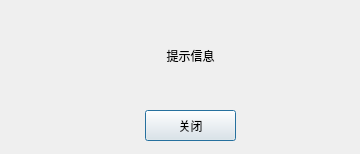
<?xml version="1.0" encoding="UTF-8"?>
<ui version="4.0">
 <class>DialogTip</class>
 <widget class="QDialog" name="DialogTip">
  <property name="geometry">
   <rect>
    <x>0</x>
    <y>0</y>
    <width>360</width>
    <height>154</height>
   </rect>
  </property>
  <property name="windowTitle">
   <string>提示</string>
  </property>
  <property name="windowIcon">
   <iconset>
    <normaloff>:/new/prefix1/res/monitor.png</normaloff>:/new/prefix1/res/monitor.png</iconset>
  </property>
  <widget class="QLabel" name="lbTip">
   <property name="geometry">
    <rect>
     <x>70</x>
     <y>20</y>
     <width>241</width>
     <height>71</height>
    </rect>
   </property>
   <property name="text">
    <string>提示信息</string>
   </property>
   <property name="alignment">
    <set>Qt::AlignCenter</set>
   </property>
   <property name="wordWrap">
    <bool>true</bool>
   </property>
  </widget>
  <widget class="QPushButton" name="pbOk">
   <property name="geometry">
    <rect>
     <x>145</x>
     <y>110</y>
     <width>91</width>
     <height>31</height>
    </rect>
   </property>
   <property name="text">
    <string>关闭</string>
   </property>
  </widget>
  <widget class="QLabel" name="lbIcon">
   <property name="geometry">
    <rect>
     <x>10</x>
     <y>30</y>
     <width>51</width>
     <height>51</height>
    </rect>
   </property>
   <property name="text">
    <string/>
   </property>
   <property name="pixmap">
    <pixmap resource="resource.qrc">:/new/prefix1/image/info.png</pixmap>
   </property>
   <property name="scaledContents">
    <bool>false</bool>
   </property>
  </widget>
 </widget>
 <resources>
  <include location="resource.qrc"/>
 </resources>
 <connections/>
</ui>
